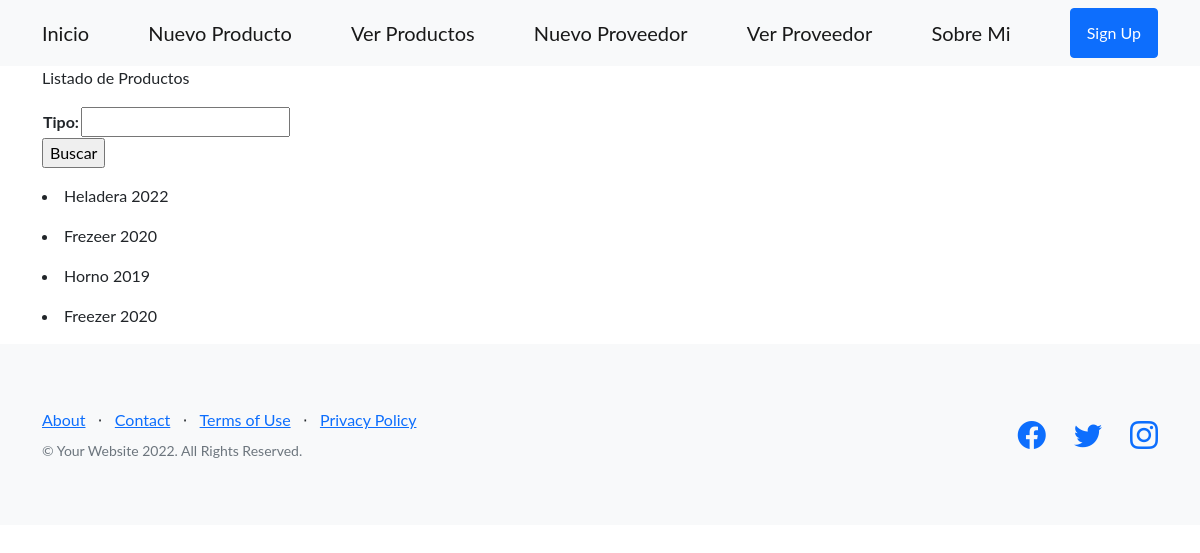
Page /ver_producto/ on the earlier database version.
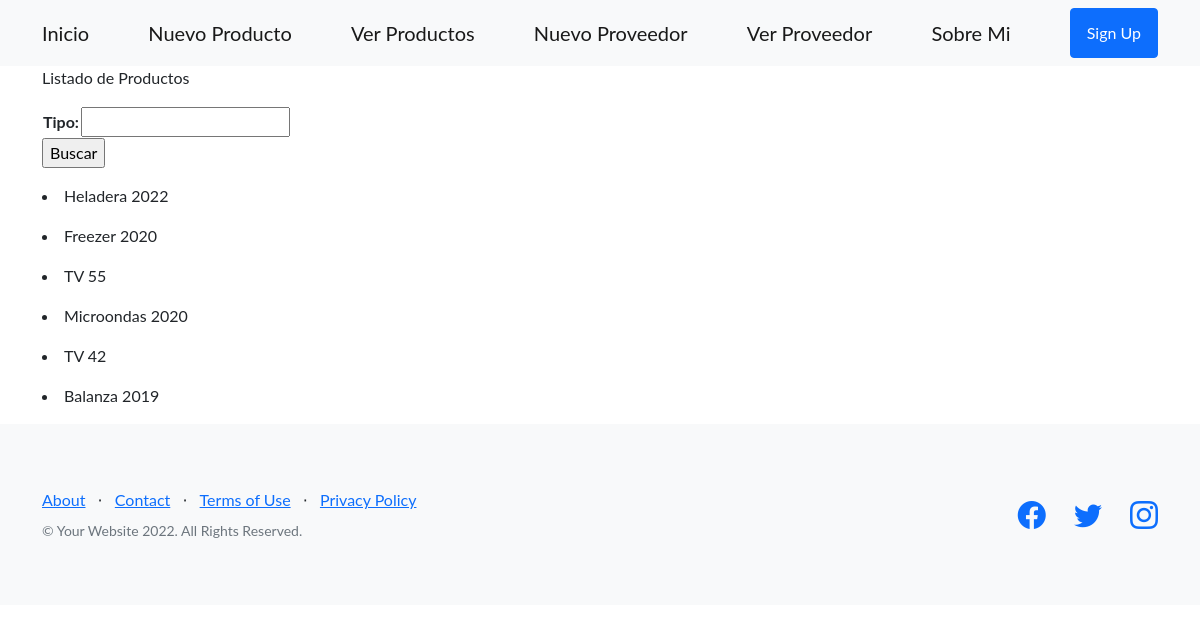
Same page on the later database version.
### mercaderia/models.py (models this page shows, shortened)
class producto(models.Model):
    tipo = models.CharField(max_length=30)
    modelo = models.IntegerField()

### mercaderia/views.py (the view)
# urls.py: path('ver_producto/', views.ver_producto, name='ver_productos'),
def ver_producto(request):
    tipo=request.GET.get('tipo', None)
    if tipo:
        productos = producto.objects.filter(tipo__icontains=tipo)
    else:
        productos=producto.objects.all()
    formulario= FormularioBusqueda()
    return render(request, 'mercaderia/ver_producto.html',{"productos": productos, 'formulario':formulario})

### mercaderia/forms.py
class FormularioBusqueda(forms.Form):
    tipo=forms.CharField(max_length=30, required=False)

### mercaderia/templates/mercaderia/ver_producto.html (shortened to what this page needs)
{% extends 'mercaderia/base.html' %}
{% block Personal %}
<p>Listado de Productos</p>
<form action={% url 'ver_productos' %} method="GET">
    <table>
        {{formulario}}
    </table>
    <input type="submit" value="Buscar">
</form>
<p>
 {% for producto in productos %}
 <li> {{producto.tipo}} {{producto.modelo}} </li>
</p>
 {% endfor %}
{% endblock Personal %}

### mercaderia/templates/mercaderia/base.html (shortened to what this page needs)
<!DOCTYPE html>
<html lang="en">
    <head>
        {% load static %}
        <link href="https://cdn.jsdelivr.net/npm/bootstrap-icons@1.5.0/font/bootstrap-icons.css" rel="stylesheet" type="text/css" />
        <link href={% static 'css/styles.css'%} rel="stylesheet" />
    </head>
    <body>
         <nav class="navbar navbar-light bg-light static-top">
            <div class="container">
                <a class="navbar-brand" href={% url 'Inicio' %}>Inicio</a>
                <a class="navbar-brand" href={% url 'crear_producto' %}>Nuevo Producto</a>
                <a class="navbar-brand" href={% url 'ver_productos' %}>Ver Productos</a>
                <a class="navbar-brand" href={% url 'nuevo_proveedor' %}>Nuevo Proveedor</a>
                <a class="navbar-brand" href={% url 'ver_proveedor' %}>Ver Proveedor</a>
                <a class="navbar-brand" href={% url 'sobre_mi' %}>Sobre Mi</a>
                <a class="btn btn-primary" href="#signup">Sign Up</a>
            </div>
        </nav>
        <div class="container">
        {% block Personal %}
        {% endblock Personal %}
        </div>
       <footer class="footer bg-light">
        <div class="container">
            <div class="row">
                <div class="col-lg-6 h-100 text-center text-lg-start my-auto">
                    <ul class="list-inline mb-2">
                        <li class="list-inline-item"><a href="#!">About</a></li>
                        <li class="list-inline-item">⋅</li>
                        <li class="list-inline-item"><a href="#!">Contact</a></li>
                        <li class="list-inline-item">⋅</li>
                        <li class="list-inline-item"><a href="#!">Terms of Use</a></li>
                        <li class="list-inline-item">⋅</li>
                        <li class="list-inline-item"><a href="#!">Privacy Policy</a></li>
                    </ul>
                    <p class="text-muted small mb-4 mb-lg-0">&copy; Your Website 2022. All Rights Reserved.</p>
                </div>
                <div class="col-lg-6 h-100 text-center text-lg-end my-auto">
                    <ul class="list-inline mb-0">
                        <li class="list-inline-item me-4">
                            <a href="#!"><i class="bi-facebook fs-3"></i></a>
                        </li>
                        <li class="list-inline-item me-4">
                            <a href="#!"><i class="bi-twitter fs-3"></i></a>
                        </li>
                        <li class="list-inline-item">
                            <a href="#!"><i class="bi-instagram fs-3"></i></a>
                        </li>
                    </ul>
                </div>
            </div>
        </div>
        </footer>
    </body>
</html>

Differences in the rows shown:
removed producto: tipo "Frezeer", modelo "2020"
removed producto: tipo "Horno", modelo "2019"
added producto: tipo "TV", modelo "55"
added producto: tipo "Microondas", modelo "2020"
added producto: tipo "TV", modelo "42"
added producto: tipo "Balanza", modelo "2019"
